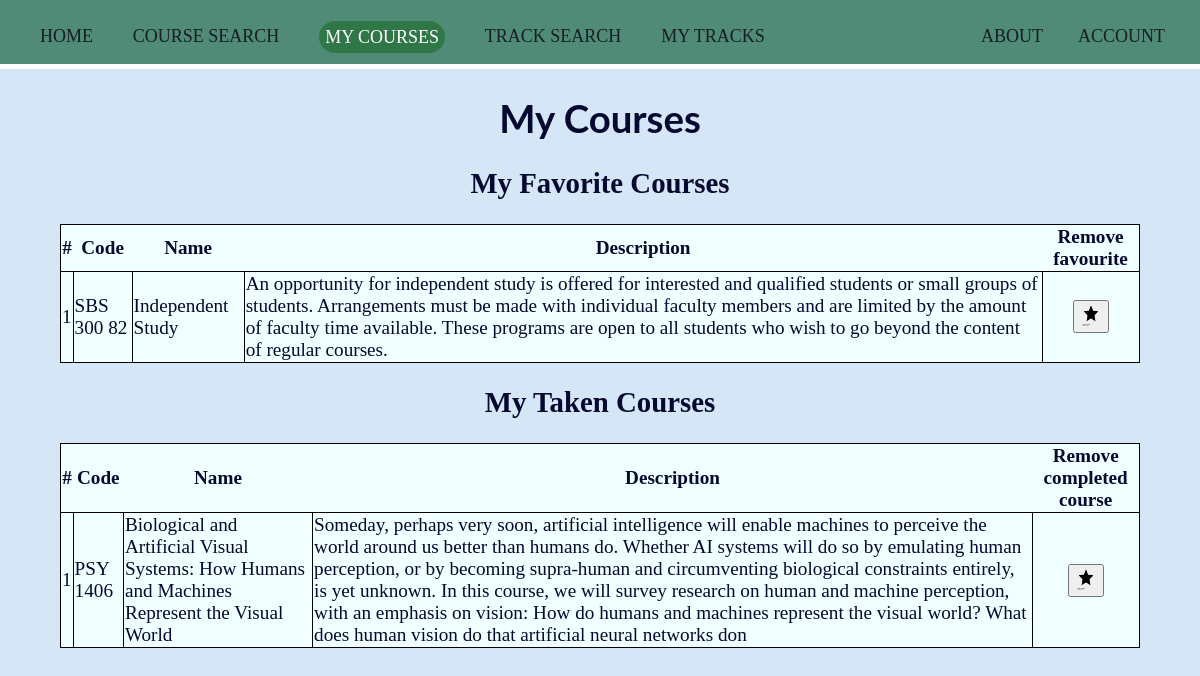
Page /mycourses (signed in) on the committed database.
### tables this page shows
CREATE TABLE courses (
            id INTEGER,
            name TEXT NOT NULL,
            description TEXT,
            code TEXT UNIQUE NOT NULL,
            PRIMARY KEY(id)
            );

### app.py (the view)
@app.route('/mycourses')
@login_required
def mycourses():
    mycourses = "currentpage"
    conn, db = make_cursor("coursedatabase.db")
    user_id = session["user_id"]
    db.execute("SELECT courses.id, courses.name, courses.description, courses.code FROM courses JOIN favourites ON favourites.course_id = courses.id WHERE favourites.user_id = ?", [user_id])
    favourites = db.fetchall()
    completed = db.execute("SELECT courses.id, courses.name, courses.description, courses.code FROM courses JOIN completed ON completed.course_id = courses.id WHERE completed.user_id = ?", [user_id]).fetchall()
    return render_template("mycourses.html", mycourses=mycourses, favourites=favourites, completed=completed)

### app.py (called while the page is built)
@app.after_request
def after_request(response):
    response.headers["Cache-Control"] = "no-cache, no-store, must-revalidate"
    response.headers["Expires"] = 0
    response.headers["Pragma"] = "no-cache"
    return response

### helpers.py (called while the page is built)
def login_required(f):
    @wraps(f)
    def decorated_function(*args, **kwargs):
        if session.get("user_id") is None:
            return redirect("/login")
        return f(*args, **kwargs)
    return decorated_function

def make_cursor(database):
    connection = sqlite3.connect(database)
    return connection, connection.cursor()

### templates/mycourses.html (shortened to what this page needs)
{% extends "layout.html" %}
{% block main %}
<h1 style="text-align: center;">My Courses</h1>
<h2 style="text-align: center;"> My Favorite Courses</h2>
<table>
    <thead>
      <tr>
        <th> # </th>
        <th> Code </th>
        <th> Name </th>
        <th> Description </th>
        <th> Remove favourite </th>
      </tr>
    </thead>
    <tbody>
        {% for i, name, desc, code in favourites %}
        <tr>
          <td>{{ loop.index}}</td>
          <td> {{ code }} </td>
          <td> {{ name }} </td>
          <td> {{ desc }} </td>
          <td> <form method="post" action="/removefavourite" style="text-align: center;"> <button name="id" value="{{ i }}">
            <img src="/static/noun_Star_750825.png" alt="Star by Zaff Studio from the Noun Project" style="width:20px;height:24px;">
            </form> </button> </td>
        </tr>
        {% endfor %}
    </tbody>
</table>
<h2 style="text-align: center;"> My Taken Courses</h2>
<table>
  <thead>
    <tr>
      <th> # </th>
      <th> Code </th>
      <th> Name </th>
      <th> Description </th>
      <th> Remove completed course </th>
    </tr>
  </thead>
  <tbody>
      {% for i, name, desc, code in completed %}
      <tr>
        <td>{{ loop.index}}</td>
        <td> {{ code }} </td>
        <td> {{ name }} </td>
        <td> {{ desc }} </td>
        <td> <form method="post" action="/removecompleted" style="text-align: center;"> <button name="remcomplete" value="{{ i }}">
          <img src="/static/noun_Star_750825.png" alt="Star by Zaff Studio from the Noun Project" style="width:20px;height:24px;">
          </form> </button> </td>
      </tr>
      {% endfor %}
  </tbody>
</table>
{% endblock %}

### static/CS50project_style.css (style rules this page uses)
body { background-color: #d5e6f7; color: #050831; font-size: 1.2rem; margin: 0; font-family: 'Merriweather'; }
h1 { border: none; margin: none; font-family: 'Lato', sans-serif; }

### templates/mycourses.html (style rules this page uses)
table, tr, td { border: 1px black solid; border-collapse: collapse; }
table { width:90%; margin-left: auto; margin-right: auto; background-color: azure; }

### rows in the picture
courses: code "SBS 300 82", name "Independent Study", description "An opportunity for independent study is offered for interested and qualified students or small groups of students. Arrangements must be made with individual faculty members and are limited by the amount of faculty time available. These programs are open to all students who wish to go beyond the content of regular courses."
courses: code "PSY 1406", name "Biological and Artificial Visual Systems: How Humans and Machines Represent the Visual World", description "Someday, perhaps very soon, artificial intelligence will enable machines to perceive the world around us better than humans do. Whether AI systems will do so by emulating human perception, or by becoming supra-human and circumventing biological constraints entirely, is yet unknown. In this course, we will survey research on human and machine perception, with an emphasis on vision: How do humans and machines represent the visual world? What does human vision do that artificial neural networks don", {{ i }} 3 (drawn)
